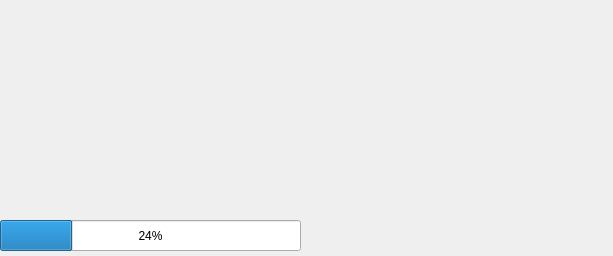
<?xml version="1.0" encoding="UTF-8"?>
<ui version="4.0">
 <class>ImageViewer</class>
 <widget class="QWidget" name="ImageViewer">
  <property name="windowModality">
   <enum>Qt::WindowModal</enum>
  </property>
  <property name="geometry">
   <rect>
    <x>0</x>
    <y>0</y>
    <width>613</width>
    <height>256</height>
   </rect>
  </property>
  <property name="sizePolicy">
   <sizepolicy hsizetype="Expanding" vsizetype="Expanding">
    <horstretch>0</horstretch>
    <verstretch>0</verstretch>
   </sizepolicy>
  </property>
  <property name="minimumSize">
   <size>
    <width>50</width>
    <height>50</height>
   </size>
  </property>
  <property name="baseSize">
   <size>
    <width>100</width>
    <height>100</height>
   </size>
  </property>
  <property name="contextMenuPolicy">
   <enum>Qt::NoContextMenu</enum>
  </property>
  <property name="windowTitle">
   <string>Form</string>
  </property>
  <property name="windowIcon">
   <iconset>
    <normaloff>:/icons/icons/picture.png</normaloff>:/icons/icons/picture.png</iconset>
  </property>
  <property name="layoutDirection">
   <enum>Qt::LeftToRight</enum>
  </property>
  <property name="autoFillBackground">
   <bool>true</bool>
  </property>
  <widget class="QLabel" name="imageLabel">
   <property name="geometry">
    <rect>
     <x>0</x>
     <y>0</y>
     <width>321</width>
     <height>48</height>
    </rect>
   </property>
   <property name="sizePolicy">
    <sizepolicy hsizetype="Maximum" vsizetype="Maximum">
     <horstretch>0</horstretch>
     <verstretch>0</verstretch>
    </sizepolicy>
   </property>
   <property name="font">
    <font>
     <pointsize>30</pointsize>
     <weight>75</weight>
     <bold>true</bold>
    </font>
   </property>
   <property name="text">
    <string/>
   </property>
   <property name="alignment">
    <set>Qt::AlignCenter</set>
   </property>
  </widget>
  <widget class="QProgressBar" name="dial">
   <property name="geometry">
    <rect>
     <x>0</x>
     <y>220</y>
     <width>301</width>
     <height>31</height>
    </rect>
   </property>
   <property name="value">
    <number>24</number>
   </property>
   <property name="alignment">
    <set>Qt::AlignLeading|Qt::AlignLeft|Qt::AlignVCenter</set>
   </property>
   <property name="textVisible">
    <bool>true</bool>
   </property>
   <property name="orientation">
    <enum>Qt::Horizontal</enum>
   </property>
   <property name="textDirection">
    <enum>QProgressBar::TopToBottom</enum>
   </property>
  </widget>
 </widget>
 <resources/>
 <connections/>
</ui>
